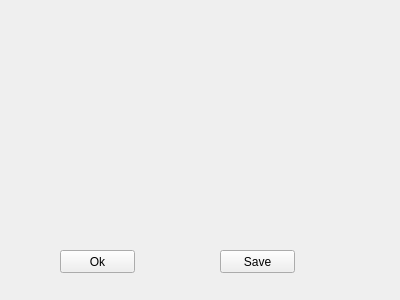
<?xml version="1.0" encoding="UTF-8"?>
<ui version="4.0">
 <class>SaveWindow</class>
 <widget class="QWidget" name="SaveWindow">
  <property name="geometry">
   <rect>
    <x>0</x>
    <y>0</y>
    <width>400</width>
    <height>300</height>
   </rect>
  </property>
  <property name="windowTitle">
   <string>Form</string>
  </property>
  <widget class="QPushButton" name="pushButton">
   <property name="geometry">
    <rect>
     <x>60</x>
     <y>250</y>
     <width>75</width>
     <height>23</height>
    </rect>
   </property>
   <property name="text">
    <string>Ok</string>
   </property>
  </widget>
  <widget class="QPushButton" name="Save">
   <property name="geometry">
    <rect>
     <x>220</x>
     <y>250</y>
     <width>75</width>
     <height>23</height>
    </rect>
   </property>
   <property name="text">
    <string>Save</string>
   </property>
  </widget>
 </widget>
 <resources/>
 <connections/>
</ui>
